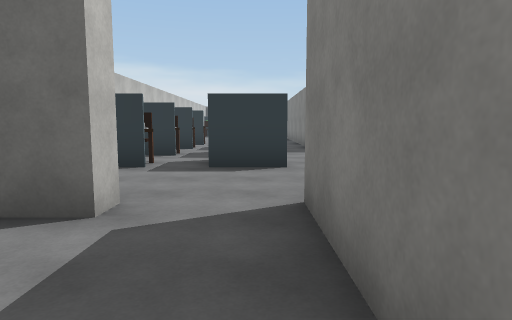
[1] (above)

24 first-person views from a walk through a scene from a Unity 3-D project. The camera is 1.5 m above the floor, tilts 6° down and sees 75° across. The floor is counted in squares, 2 m on a side. Each view is taken from the middle of a square. On the plan, view 1 faces up. The plan holds only what a view shows up to about 11 squares ahead; the rest is blank. The place goes on beyond the plan. The player character is not drawn. Some surface patterns are stand-ins.

[2]
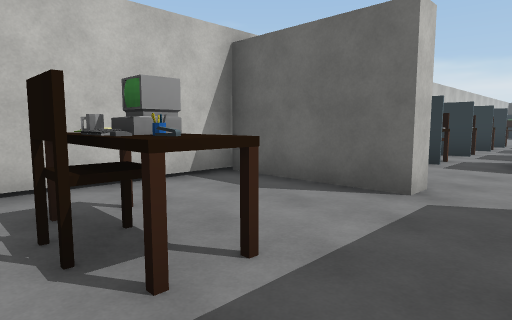

[3]
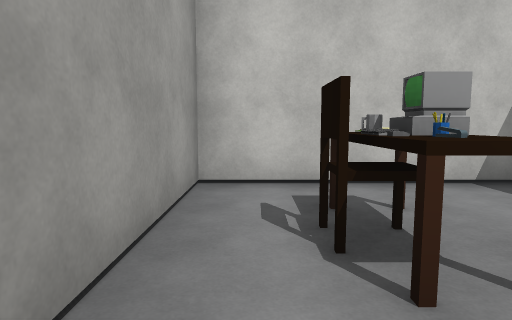

[4]
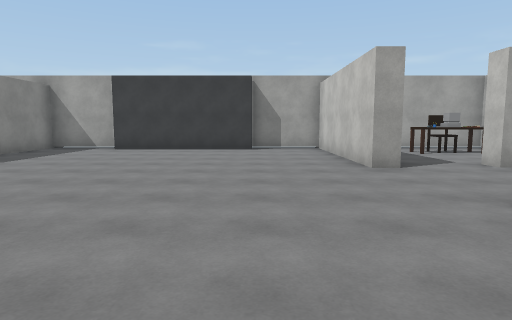

[5]
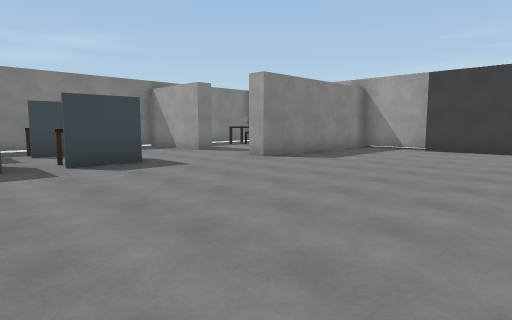

[6]
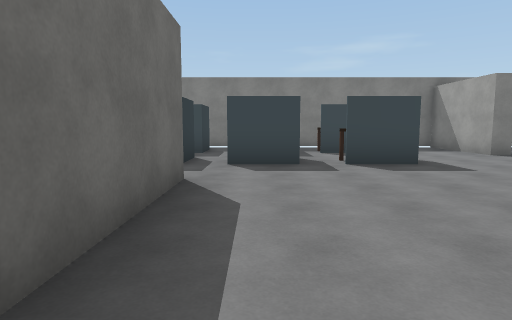

[7]
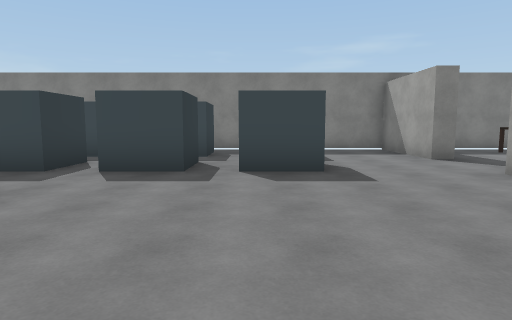

[8]
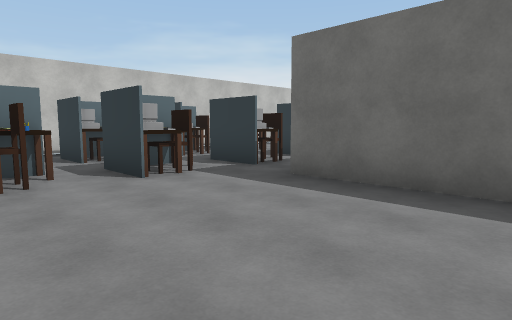

[9]
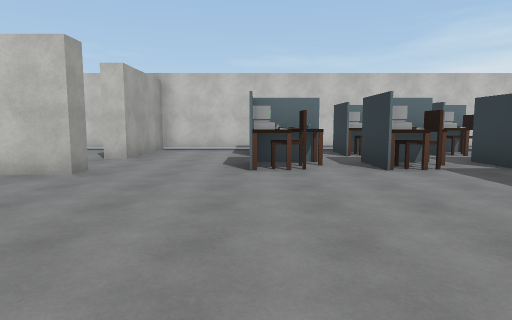

[10]
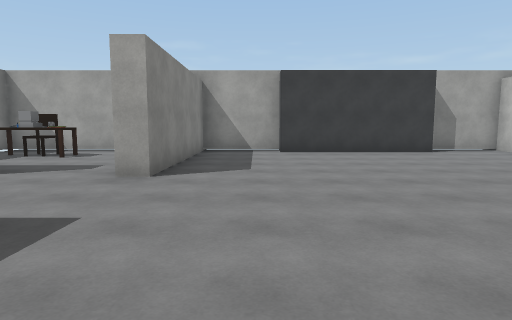

[11]
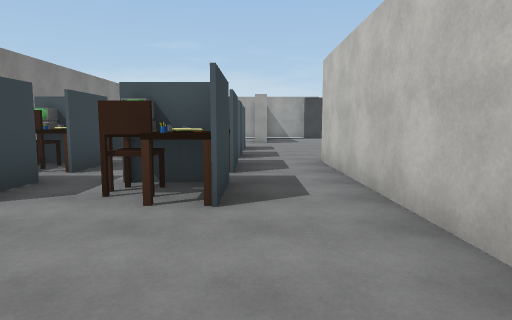

[12]
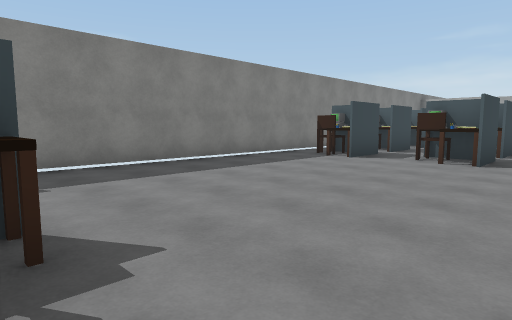

[13]
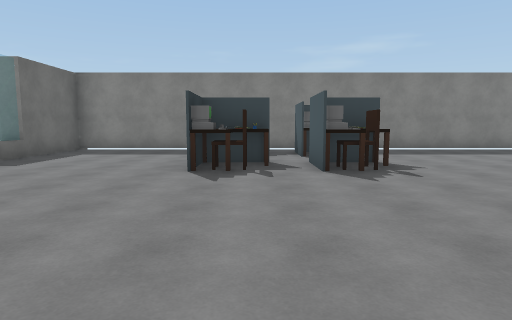

[14]
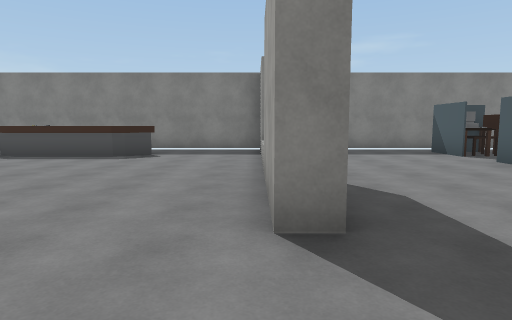

[15]
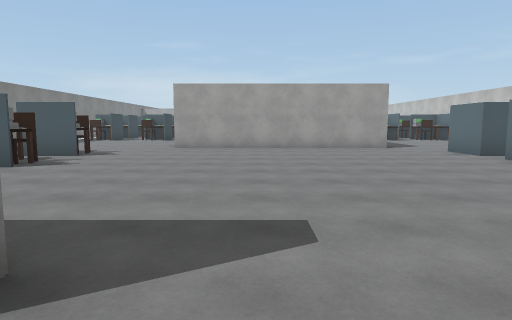

[16]
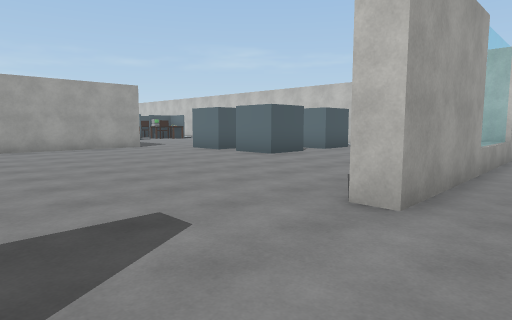

[17]
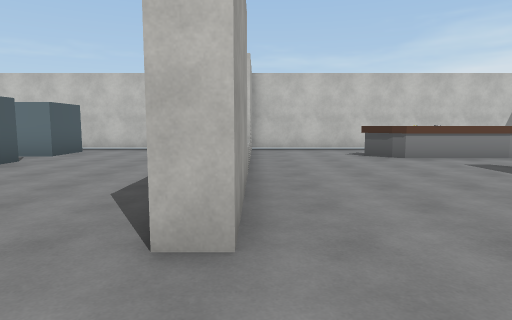

[18]
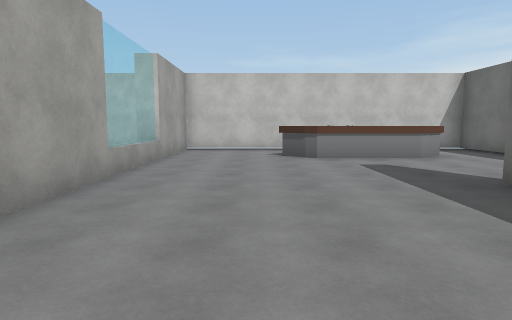

[19]
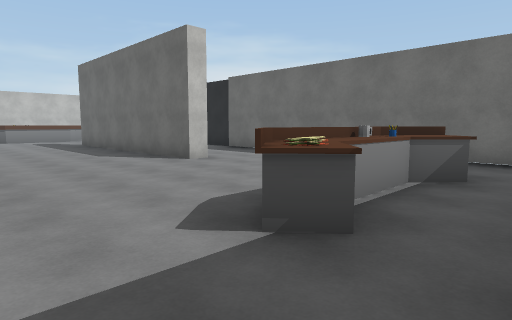

[20]
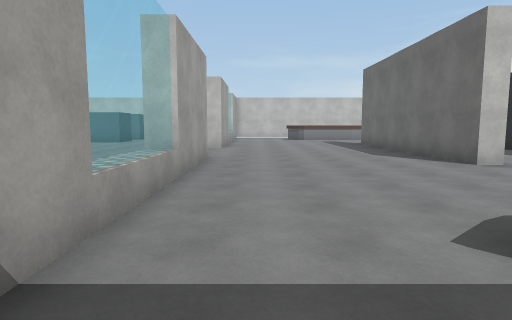

[21]
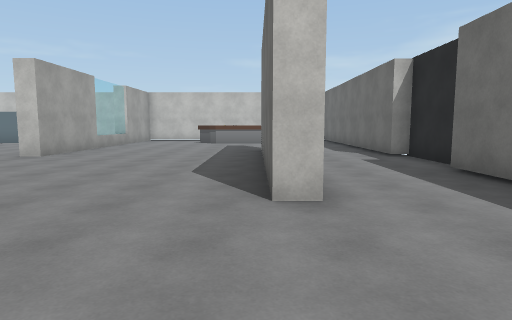

[22]
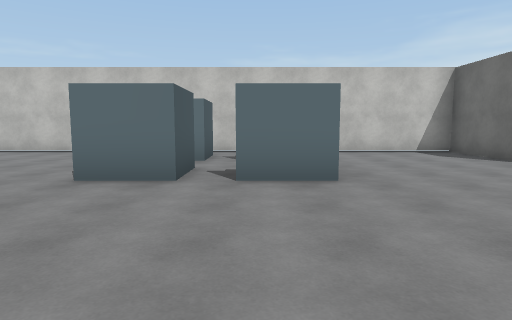

[23]
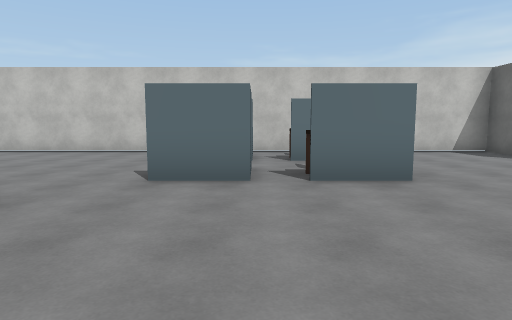

[24]
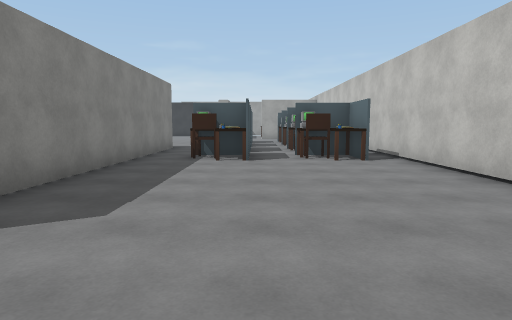

### Floor plan
Ten units are one square. View 1 is at (0, 0); x grows to the right and y downward. Boxes are objects, and circles mark ways between rooms. Rooms are numbered by the first view taken in them; rooms with no view inside come last. Other rooms are left out.
<svg viewBox="-47 -382 204 404">
<path fill="none" stroke="#000" d="M-13 -32 -13 -27 -42 -27 -42 17 -9 17M5 -5 5 -32M16 -192 87 -192M86 -154 86 -100 17 -100 17 -175M73 -283 73 -289 152 -289 152 -368M152 -218 152 -284 120 -284M101 -290 101 -284M-42 -190 -42 -114M128 -282 128 -289M-13 -290 -13 -284M-20 -284 -42 -284 -42 -218M152 -115 152 -200M131 -320 135 -315M139 -321 134 -316 128 -323 128 -348 135 -355M86 -348 86 -342 17 -342M-42 -85 -42 -79M152 -68 152 -92M139 -351 134 -344 134 -326M135 -356 128 -348 128 -324M-42 -59 -42 -32 -13 -32M-22 -356 -15 -348 -15 -323 -22 -316M5 -32 10 -32 10 17 31 17M58 -377 41 -377 41 -373 10 -373M123 -26 123 -32 152 -32 152 -50M141 -373 64 -373M-23 -373 -42 -373 -42 -289 41 -289 41 -284M30 12 74 12M73 17 95 17 95 -32 101 -32M121 17 152 17 152 -10"/>
<rect x="-35" y="-5" width="20" height="10" fill="#bbb"><title>desk</title></rect>
<rect x="-35" y="-75" width="20" height="20" fill="#bbb"><title>other object</title></rect>
<rect x="-35" y="-95" width="20" height="20" fill="#bbb"><title>other object</title></rect>
<rect x="-35" y="-115" width="20" height="10" fill="#bbb"><title>other object</title></rect>
<rect x="-35" y="-145" width="20" height="20" fill="#bbb"><title>other object</title></rect>
<rect x="-35" y="-225" width="20" height="20" fill="#bbb"><title>other object</title></rect>
<rect x="-35" y="-245" width="20" height="20" fill="#bbb"><title>other object</title></rect>
<rect x="-15" y="-75" width="20" height="20" fill="#bbb"><title>other object</title></rect>
<rect x="-15" y="-145" width="20" height="20" fill="#bbb"><title>other object</title></rect>
<rect x="-5" y="-95" width="10" height="10" fill="#bbb"><title>other object</title></rect>
<rect x="-5" y="-115" width="10" height="10" fill="#bbb"><title>other object</title></rect>
<rect x="-5" y="-225" width="10" height="20" fill="#bbb"><title>other object</title></rect>
<rect x="-5" y="-245" width="10" height="20" fill="#bbb"><title>other object</title></rect>
<rect x="105" y="-75" width="10" height="20" fill="#bbb"><title>other object</title></rect>
<rect x="105" y="-95" width="10" height="10" fill="#bbb"><title>other object</title></rect>
<rect x="105" y="-115" width="10" height="10" fill="#bbb"><title>other object</title></rect>
<rect x="105" y="-145" width="10" height="20" fill="#bbb"><title>other object</title></rect>
<rect x="105" y="-225" width="10" height="20" fill="#bbb"><title>other object</title></rect>
<rect x="105" y="-245" width="10" height="20" fill="#bbb"><title>other object</title></rect>
<rect x="125" y="-75" width="20" height="20" fill="#bbb"><title>other object</title></rect>
<rect x="125" y="-95" width="20" height="10" fill="#bbb"><title>other object</title></rect>
<rect x="125" y="-115" width="20" height="10" fill="#bbb"><title>other object</title></rect>
<rect x="125" y="-145" width="20" height="20" fill="#bbb"><title>other object</title></rect>
<rect x="125" y="-225" width="20" height="20" fill="#bbb"><title>other object</title></rect>
<rect x="125" y="-245" width="20" height="20" fill="#bbb"><title>other object</title></rect>
<rect x="125" y="-5" width="20" height="10" fill="#bbb"><title>desk</title></rect>
<circle cx="-5" cy="-30" r="3" fill="#2a7"/>
<circle cx="115" cy="-30" r="3" fill="#2a7"/>
<text x="-20" y="-10">1</text>
<text x="60" y="-200">2</text>
<text x="130" y="-10">3</text>
</svg>
Room 1 opens to room 2. Room 2 opens to room 3.

Where each view was taken, in squares from view 1:
view 1: 0 up, 0 right, facing up
view 2: 1 down, 0 right, facing up-left
view 3: 1 down, 0 right, facing left
view 4: 9 up, 3 right, facing down
view 5: 9 up, 4 right, facing down-right
view 6: 9 up, 4 right, facing right
view 7: 7 up, 5 right, facing right
view 8: 6 up, 5 right, facing up-left
view 9: 6 up, 6 right, facing left
view 10: 8 up, 8 right, facing down
view 11: 17 up, 10 right, facing down
view 12: 21 up, 9 right, facing down-right
view 13: 23 up, 5 right, facing right
view 14: 29 up, 5 right, facing right
view 15: 30 up, 6 right, facing down
view 16: 30 up, 7 right, facing down-left
view 17: 29 up, 6 right, facing left
view 18: 31 up, 6 right, facing left
view 19: 30 up, 15 right, facing up-left
view 20: 30 up, 15 right, facing left
view 21: 34 up, 12 right, facing left
view 22: 23 up, 5 right, facing left
view 23: 22 up, 5 right, facing left
view 24: 21 up, 1 left, facing down
